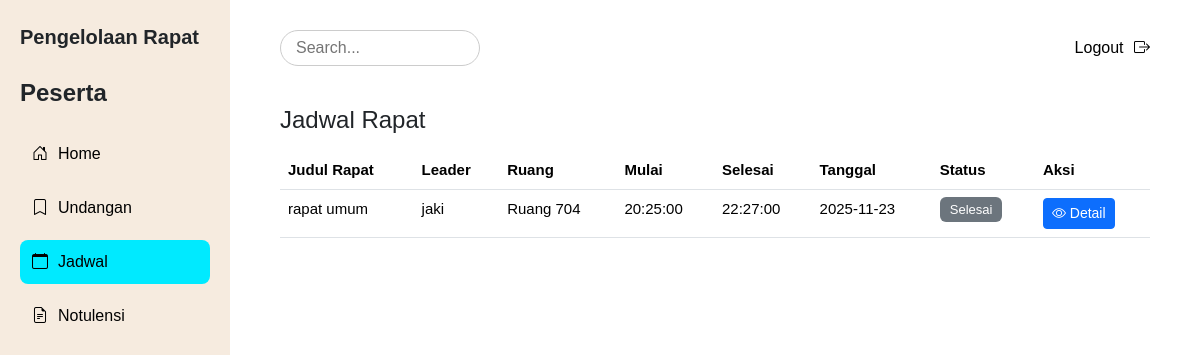
The app's page /peserta_rapat/jadwal.php (signed in) with its own data.
### tables this page shows
CREATE TABLE `meetings` (
  `id` int(11) NOT NULL,
  `title` varchar(255) NOT NULL,
  `descriptions` text DEFAULT NULL,
  `dates` date NOT NULL,
  `start_time` time NOT NULL,
  `end_time` time NOT NULL,
  `locations` varchar(255) DEFAULT NULL,
  `leader` varchar(100) DEFAULT NULL,
  `status_meetings` enum('upcoming','ongoing','completed') DEFAULT 'upcoming',
  `created_by` varchar(255) DEFAULT NULL,
  `created_at` timestamp NOT NULL DEFAULT current_timestamp()
);

### peserta_rapat/jadwal.php (the view, shortened to what this page needs)
<?php
include '../koneksi.php';
$sql = "SELECT * FROM meetings ORDER BY dates DESC";
$result = mysqli_query($koneksi, $sql);
function getStatus($dates, $start_time, $end_time)
{
  $now = time();
  $end = strtotime($dates . " " . $end_time);
  if ($now > $end) return "Selesai";
  return "Mendatang";
}
?>
<!DOCTYPE html>
<html lang="id">
<head>
  <link href="https://cdn.jsdelivr.net/npm/bootstrap@5.3.3/dist/css/bootstrap.min.css" rel="stylesheet">
  <link href="https://cdn.jsdelivr.net/npm/bootstrap-icons@1.11.3/font/bootstrap-icons.css" rel="stylesheet">
</head>
<body>
  <div class="sidebar">
    <h5>Pengelolaan Rapat</h5>
    <h4 class="fw-bold mb-4">Peserta</h4>
    <a href="biodata.php"><i class="bi bi-house-door"></i>Home</a>
    <a href="undangan.php"><i class="bi bi-bookmark"></i>Undangan</a>
    <a href="jadwal.php" class="active"><i class="bi bi-calendar"></i>Jadwal</a>
    <a href="notulensi.php"><i class="bi bi-file-earmark-text"></i>Notulensi</a>
  </div>
  <div class="main-content">
    <div class="topbar">
      <div class="search-bar">
        <input type="text" placeholder="Search...">
      </div>
      <a href="../logout.php" class="logout">Logout <i class="bi bi-box-arrow-right"></i></a>
    </div>
    <div class="content-section">
      <h4 class="mb-3">Jadwal Rapat</h4>
      <table class="table">
        <thead>
          <tr>
            <th>Judul Rapat</th>
            <th>Leader</th>
            <th>Ruang</th>
            <th>Mulai</th>
            <th>Selesai</th>
            <th>Tanggal</th>
            <th>Status</th>
            <th>Aksi</th>
          </tr>
        </thead>
        <tbody>
          <?php
          if (mysqli_num_rows($result) > 0) {
            while ($row = mysqli_fetch_assoc($result)) {
              $status = getStatus($row['dates'], $row['start_time'], $row['end_time']);
              $badgeClass = strtolower($status);
              echo "<tr>
                      <td>{$row['title']}</td>
                      <td>{$row['leader']}</td>
                      <td>{$row['locations']}</td>
                      <td>{$row['start_time']}</td>
                      <td>{$row['end_time']}</td>
                      <td>{$row['dates']}</td>
                      <td>
                        <span class='status $badgeClass'>$status</span>
                      </td>
                      <td>
  <a href='detail.php?id={$row['id']}' class='btn btn-sm btn-primary'>
    <i class='bi bi-eye'></i> Detail
  </a>
</td>
                    </tr>";
            }
          } else {
            echo "<tr><td colspan='8'>Belum ada jadwal rapat</td></tr>";
          }
          ?>
        </tbody>
      </table>
    </div>
  </div>
</body>
</html>

### peserta_rapat/jadwal.php (style rules this page uses)
body { font-family: 'Poppins', sans-serif; background-color: #ffffff; }
.sidebar { width: 230px; background-color: #f6ebdf; min-height: 100vh; position: fixed; left: 0; top: 0; padding: 25px 20px; }
.sidebar h5 { font-weight: 600; margin-bottom: 30px; }
.sidebar a { display: flex; align-items: center; padding: 10px 12px; border-radius: 8px; text-decoration: none; color: #000; font-weight: 500; margin-bottom: 10px; }
.sidebar a.active { background-color: #00eaff; color: #000; }
.sidebar a i { margin-right: 10px; }
.main-content { margin-left: 230px; padding: 30px 50px; }
.topbar { display: flex; justify-content: space-between; align-items: center; margin-bottom: 40px; }
.search-bar input { border: 1px solid #ccc; border-radius: 25px; padding: 5px 15px; width: 200px; }
.logout { color: #000; text-decoration: none; font-weight: 500; }
.logout i { margin-left: 6px; }
table { width: 100%; border-collapse: collapse; font-size: 15px; }
.status { padding: 5px 10px; border-radius: 6px; font-weight: 500; font-size: 13px; color: white; }
.selesai { background-color: #6c757d; }

### records on screen
meetings: title "rapat umum", leader "jaki", locations "Ruang 704", start_time "20:25:00", end_time "22:27:00", dates "2025-11-23", status "Selesai"
